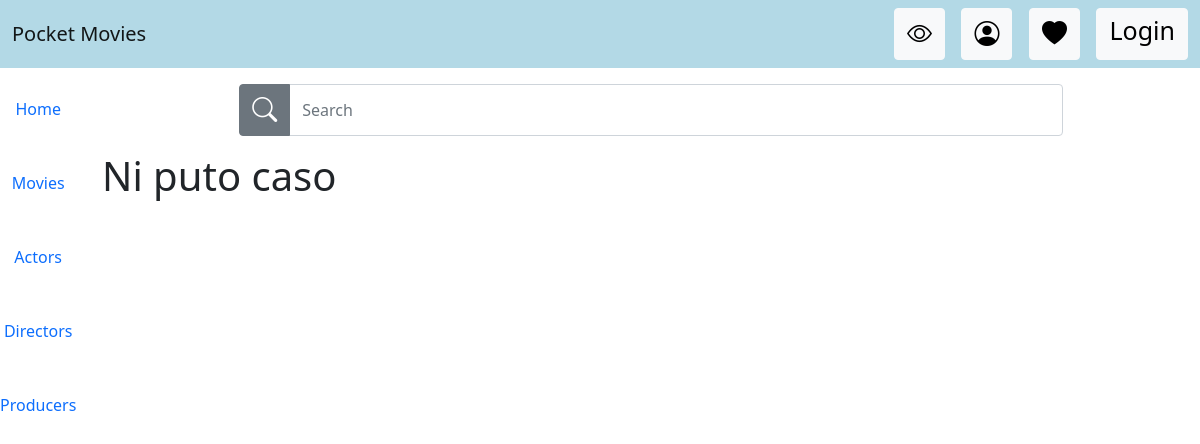
Page /movie/2 on the earlier database version.
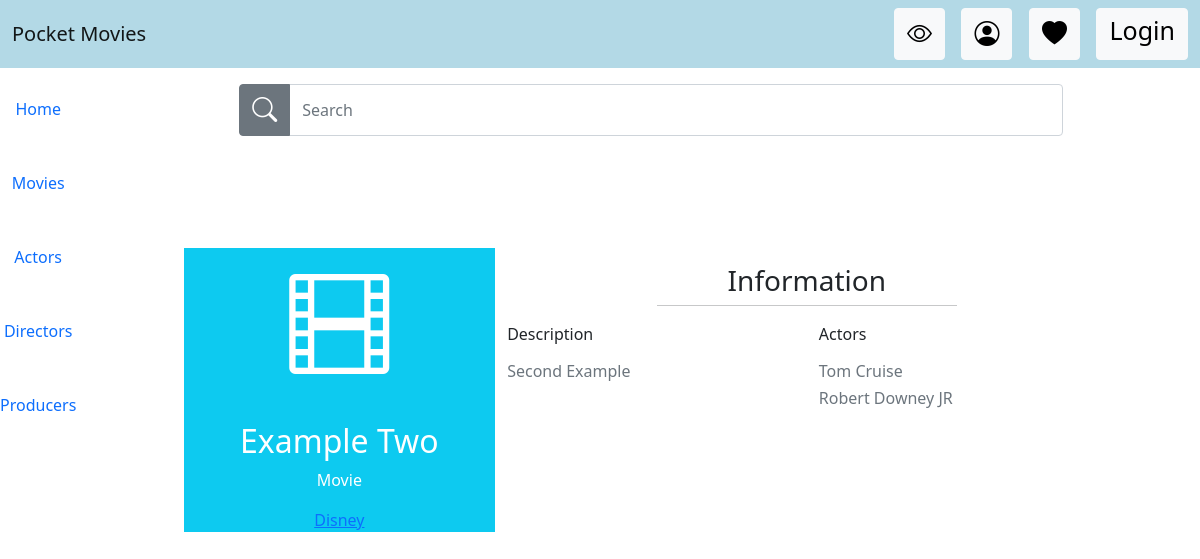
Same page on the later database version.
### app/models.py (models this page shows, shortened)
class Movie(models.Model):
    title = models.CharField(max_length=50, default="Undefined")
    description = models.CharField(max_length=300)
    rating = models.FloatField()
    director = models.ManyToManyField(Director)
    producer = models.ManyToManyField(Producer)
    cast = models.ManyToManyField(Actor)
    genre = models.ManyToManyField(Genre)

class Producer(models.Model):
    name = models.CharField(max_length=255)
    city = models.CharField(max_length=50)
    country = models.CharField(max_length=50)
    website = models.URLField()
    def __str__(self):
        return self.name

class Actor(models.Model):
    name = models.CharField(max_length=255)
    birthdate = models.DateField()
    years_active = models.CharField(max_length=2)
    nationality = models.CharField(max_length=50)

### app/views.py (the view)
# urls.py: path('movie/<id>', views.infoMovie, name="infoMovie"),
def infoMovie(request, id):
    try:
        movie = Movie.objects.get(id=id)
        return render(request, "infoView.html", {"movie": movie})
    except Exception as e:
        movie = None
        print(e)
        return render(request, "infoView.html")

### app/templates/infoView.html (shortened to what this page needs)
{% extends "layout.html" %}
{% block content %}
    {% if producer %}
        <div class="row d-flex justify-content-center">
            <div class="col-md-10 mt-5 pt-5">
                <div class="row z-depth-3">
                    <div class="col-sm-4 bg-info rounded-left">
                        <div class="card-block text-center text-white">
                            <i class="bi bi-building" style="font-size: 100px;"></i>
                            <h2 class="font-weight-bold mt-4">{{ producer.name }}</h2>
                            <p>Producer</p>
                            <a href="{{ producer.website }}">{{ producer.website }}</a>
                        </div>
                    </div>
                    <div class="col-sm-8 bg-white rounded-right">
                        <h3 class="mt-3 text-center">Information</h3>
                        <hr class="badge-primary mt-0 w-50" style="margin-left: auto;margin-right: auto">
                        <div class="row ">
                            <div class="col-sm-6">
                                <p class="font-weight-bold">Country</p>
                                <h6 class="text-muted">{{ producer.country }}</h6>
                            </div>
                            <div class="col-sm-6">
                                <p class="font-weight-bold">City</p>
                                <h6 class="text-muted">{{ producer.city }}</h6>
                            </div>
                        </div>
                    </div>
                </div>
            </div>
        </div>
    {% elif movie %}
        <div class="row d-flex justify-content-center">
        <div class="col-md-10 mt-5 pt-5">
            <div class="row z-depth-3">
                <div class="col-sm-4 bg-info rounded-left">
                    <div class="card-block text-center text-white">
                        <i class="bi bi-film" style="font-size: 100px"></i>
                        <h2 class="font-weight-bold mt-4">{{ movie.title }}</h2>
                        <p>Movie</p>
                        {% for producer in movie.producer.all %}
                            <a href="/producer/{{ producer.id }}">{{ producer }}</a>
                        {% endfor %}
                    </div>
                </div>
                <div class="col-sm-8 bg-white rounded-right">
                    <h3 class="mt-3 text-center">Information</h3>
                    <hr class="badge-primary mt-0 w-50" style="margin-left: auto;margin-right: auto">
                    <div class="row ">
                        <div class="col-sm-6">
                            <p class="font-weight-bold">Description</p>
                            <h6 class="text-muted">{{ movie.description }}</h6>
                        </div>
                        <div class="col-sm-6">
                            <p class="font-weight-bold">Actors</p>
                            {% for actor in movie.cast.all %}
                                <h6 class="text-muted">{{ actor.name }}</h6>
                            {% endfor %}
                        </div>
                    </div>
                </div>
            </div>
        </div>
    {% else %}
        <h1>Ni puto caso</h1>
    {% endif %}
{% endblock %}

Differences in the rows shown:
added Movie: title "Example Two", description "Second Example"
added Producer: name "Disney"
now on this page (row unchanged): Actor: name "Tom Cruise"
added Actor: name "Robert Downey JR"
Other differences:
text no longer shown: "Ni puto caso"
text now shown: "Movie Information Description Actors"
